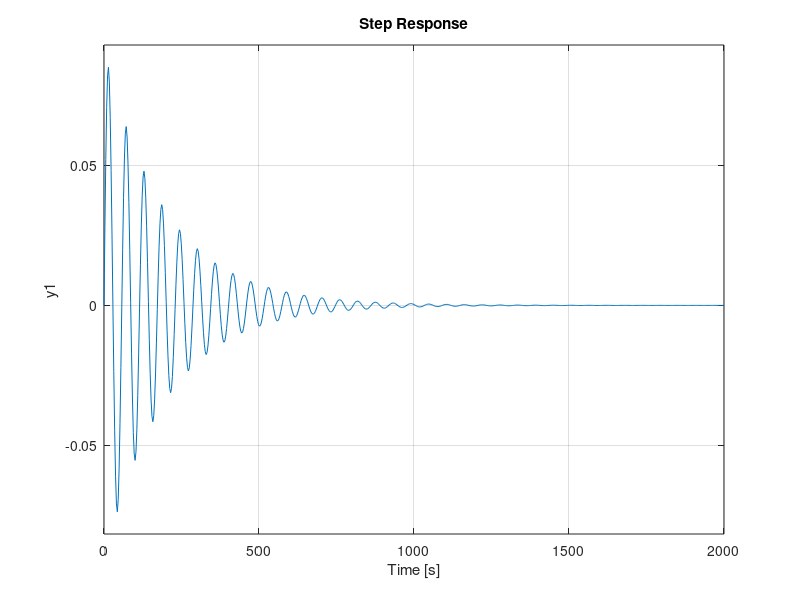

Here is the MATLAB script that generated this plot: (Note: this script raises an error after producing the figure.)
A =  [0 -0.04; 0.3 0];
B = [1; 0];
C = [1 0];
D = 0;
SS=ss(A,B,C,D);
TFs=tf(SS);
[n,d]=ss2tf(A,B,C,D);
mySys_tf = tf(n,d);
 
%%% step and impulse response
subplot(4,1,1)
step(TFs, 1000)

subplot(4,1,2)
impulse(TFs, 1000)

%%% transfer function to state space
[Aprime, Bprime,Cprime, Dprime] = tf2ss(n, d);


%%% part 8 - closed loop with k = 0.01
k = 0.01;
Tfeed = feedback(TFs*k, 1);
subplot(4,1,3);
step(Tfeed);
S = stepinfo(Tfeed);

%%%% part 9 -ramp response
s = tf('s');
subplot(4,1,4), step(Tfeed / s);  % Ramp response
StepRampInfo = stepinfo(Tfeed / s);


%%% part 10 - response to arbitrary Sinusoidal Inputs
t = linspace(0, 100, 1000);   
u = sin(130*t);           
y = lsim(Tfeed, u, t); % Calculate System Response
figure(2)
subplot(4, 1, 1)
plot(t, y)
grid


u = 10 * sin(10*t);           
y = lsim(Tfeed, u, t); % Calculate System Response
figure(2)
subplot(4, 1, 2)
plot(t, y)
grid

u = 34 * sin(0.1*t);           
y = lsim(Tfeed, u, t); % Calculate System Response
figure(2)
subplot(4, 1, 3)
plot(t, y)
grid


u = 5 * sin(t);           
y = lsim(Tfeed, u, t); % Calculate System Response
figure(2)
subplot(4, 1, 4)
plot(t, y)
grid


%%%% part 11 
%%% zeros and poles
%P = pole(TFs);
%disp('G Pole: ')
%disp( pole(TFs));
%disp('G Zero: ')
%disp(zero(TFs));
%Gtest = zpk([],P,1);

%disp(Gtest);

%tspan  = [1 100];
%ics = [0.1, 2];
%newG  = (1)/(s^2 + 0.012);
%sysr = minreal(newG); 
%newN = [0 0 1];
%newD = [1 0 0.012];
%[Ax, Bx, Cx, Dx] = tf2ss(newN, newD);

%[ts,x] = ode45(@(ts, x) newG, tspan, ics(1:2));
%figure(3);

%subplot(2, 1, 1)
%plot(ts,x(:,1),'',ts,x(:,2),''), xlabel('timestep'), ylabel('x,y values'),axis([1 100 -2.5 2.5]);
%legend('x - Preys','y - Predators');
%subplot(2, 1, 2)
%plot(x(:,1), x(:,2),''), xlabel('preys'), ylabel('preds'),axis([-1 1 -5 5]) 
%title(['PredPrey - predVsPrey - x = ',num2str(ics(1)),' & y = ',num2str(ics(2))])
%legend('x = Preys ,  y = Preds')










 